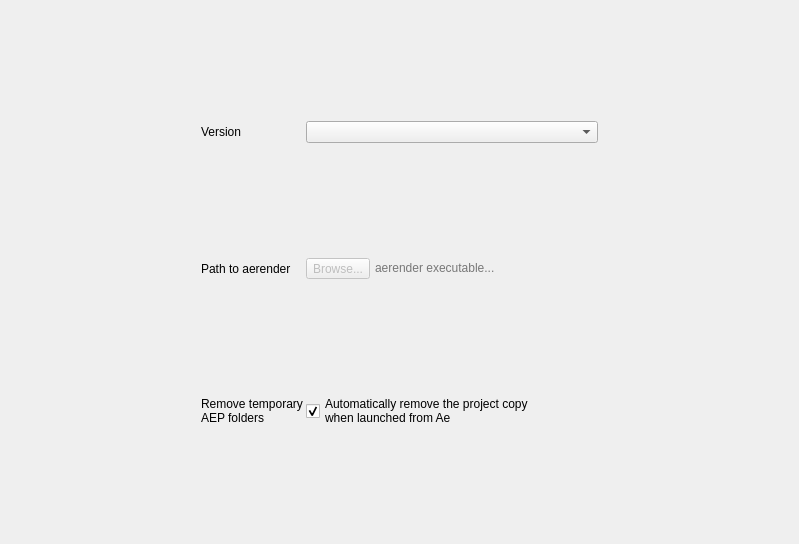
<?xml version="1.0" encoding="UTF-8"?>
<ui version="4.0">
 <class>AESettingsWidget</class>
 <widget class="QWidget" name="AESettingsWidget">
  <property name="geometry">
   <rect>
    <x>0</x>
    <y>0</y>
    <width>799</width>
    <height>544</height>
   </rect>
  </property>
  <property name="windowTitle">
   <string>Form</string>
  </property>
  <layout class="QHBoxLayout" name="horizontalLayout" stretch="25,50,25">
   <property name="spacing">
    <number>3</number>
   </property>
   <property name="leftMargin">
    <number>3</number>
   </property>
   <property name="topMargin">
    <number>9</number>
   </property>
   <property name="rightMargin">
    <number>3</number>
   </property>
   <property name="bottomMargin">
    <number>3</number>
   </property>
   <item>
    <spacer name="horizontalSpacer">
     <property name="orientation">
      <enum>Qt::Horizontal</enum>
     </property>
     <property name="sizeHint" stdset="0">
      <size>
       <width>40</width>
       <height>20</height>
      </size>
     </property>
    </spacer>
   </item>
   <item>
    <widget class="QWidget" name="aeWidget" native="true">
     <property name="sizePolicy">
      <sizepolicy hsizetype="Preferred" vsizetype="Minimum">
       <horstretch>0</horstretch>
       <verstretch>0</verstretch>
      </sizepolicy>
     </property>
     <layout class="QFormLayout" name="formLayout">
      <property name="horizontalSpacing">
       <number>3</number>
      </property>
      <property name="verticalSpacing">
       <number>3</number>
      </property>
      <property name="leftMargin">
       <number>0</number>
      </property>
      <property name="topMargin">
       <number>0</number>
      </property>
      <property name="rightMargin">
       <number>0</number>
      </property>
      <property name="bottomMargin">
       <number>0</number>
      </property>
      <item row="0" column="0">
       <widget class="QLabel" name="label_10">
        <property name="sizePolicy">
         <sizepolicy hsizetype="Preferred" vsizetype="Expanding">
          <horstretch>0</horstretch>
          <verstretch>0</verstretch>
         </sizepolicy>
        </property>
        <property name="text">
         <string>Version</string>
        </property>
       </widget>
      </item>
      <item row="0" column="1">
       <widget class="QComboBox" name="aeVersionBox"/>
      </item>
      <item row="1" column="0">
       <widget class="QLabel" name="label_11">
        <property name="sizePolicy">
         <sizepolicy hsizetype="Preferred" vsizetype="Expanding">
          <horstretch>0</horstretch>
          <verstretch>0</verstretch>
         </sizepolicy>
        </property>
        <property name="text">
         <string>Path to aerender</string>
        </property>
       </widget>
      </item>
      <item row="1" column="1">
       <layout class="QHBoxLayout" name="horizontalLayout_7">
        <item>
         <widget class="QToolButton" name="aerenderBrowseButton">
          <property name="enabled">
           <bool>false</bool>
          </property>
          <property name="text">
           <string>Browse...</string>
          </property>
          <property name="icon">
           <iconset resource="../resources.qrc">
            <normaloff>:/icons/set-bash-file</normaloff>:/icons/set-bash-file</iconset>
          </property>
         </widget>
        </item>
        <item>
         <widget class="QLineEdit" name="aerenderPathEdit">
          <property name="enabled">
           <bool>false</bool>
          </property>
          <property name="text">
           <string/>
          </property>
          <property name="frame">
           <bool>false</bool>
          </property>
          <property name="placeholderText">
           <string>aerender executable...</string>
          </property>
         </widget>
        </item>
       </layout>
      </item>
      <item row="2" column="0">
       <widget class="QLabel" name="label_12">
        <property name="sizePolicy">
         <sizepolicy hsizetype="Preferred" vsizetype="Expanding">
          <horstretch>0</horstretch>
          <verstretch>0</verstretch>
         </sizepolicy>
        </property>
        <property name="text">
         <string>Remove temporary
AEP folders</string>
        </property>
       </widget>
      </item>
      <item row="2" column="1">
       <widget class="QCheckBox" name="removeAepButton">
        <property name="text">
         <string>Automatically remove the project copy 
when launched from Ae</string>
        </property>
        <property name="checked">
         <bool>true</bool>
        </property>
        <property name="tristate">
         <bool>false</bool>
        </property>
       </widget>
      </item>
     </layout>
    </widget>
   </item>
   <item>
    <spacer name="horizontalSpacer_2">
     <property name="orientation">
      <enum>Qt::Horizontal</enum>
     </property>
     <property name="sizeHint" stdset="0">
      <size>
       <width>40</width>
       <height>20</height>
      </size>
     </property>
    </spacer>
   </item>
  </layout>
 </widget>
 <resources>
  <include location="../resources.qrc"/>
 </resources>
 <connections/>
</ui>
